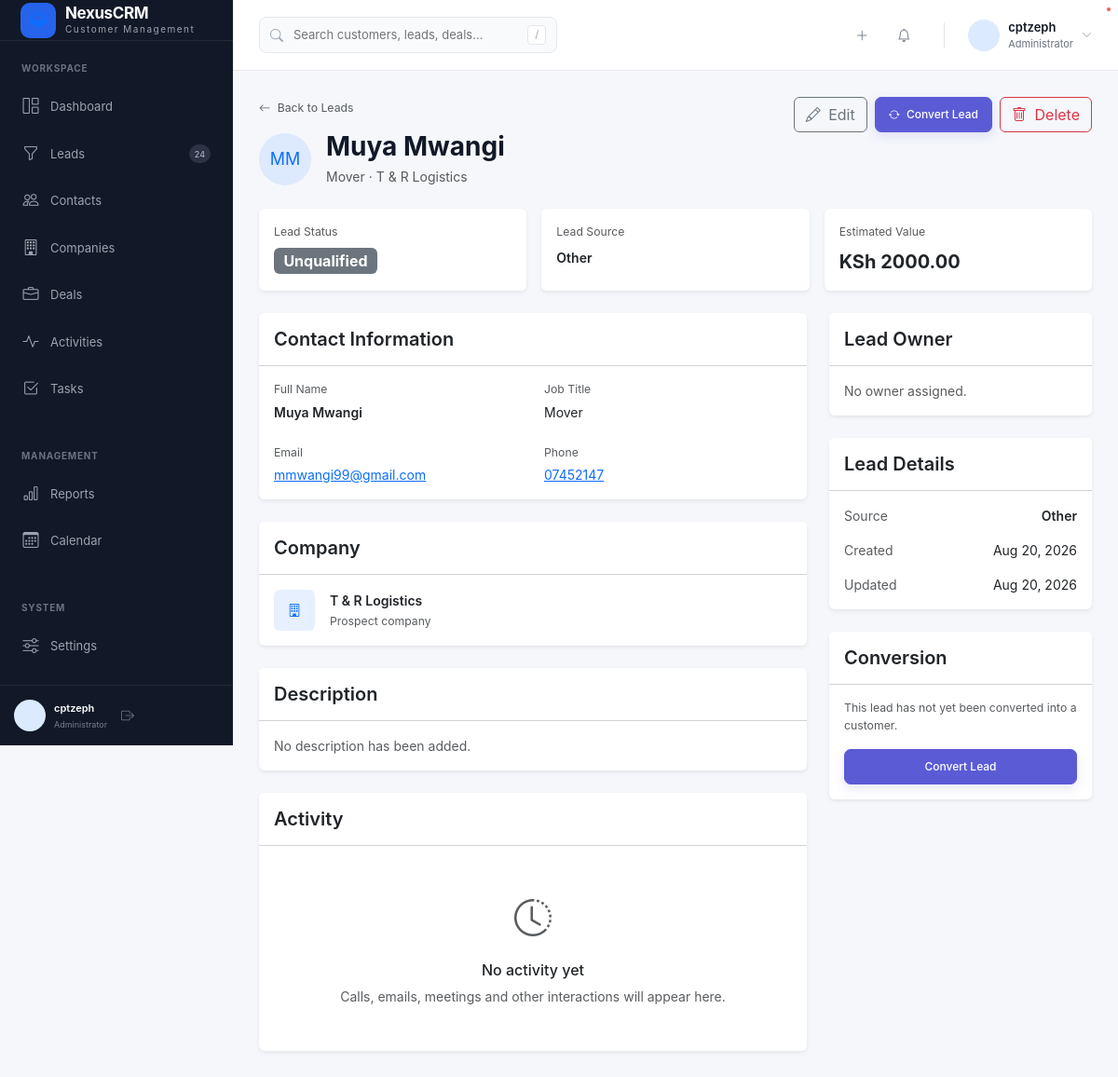
The app's page /leads/11/ (signed in), older data.
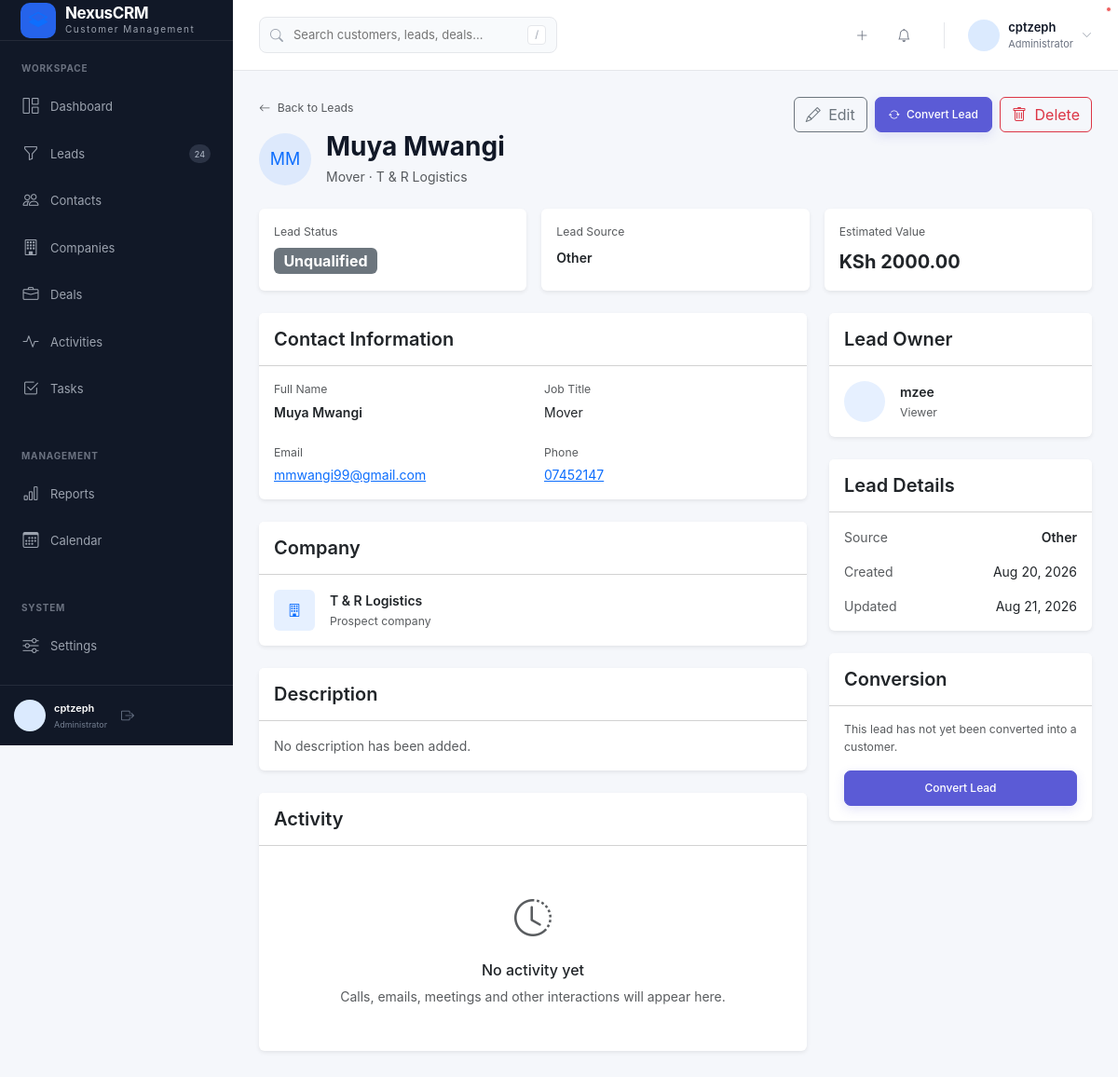
The same page, newer data.
### crmApp/models.py (models this page shows, shortened)
class Lead(models.Model):
    STATUS_NEW = "new"
    STATUS_CONTACTED = "contacted"
    STATUS_QUALIFIED = "qualified"
    STATUS_UNQUALIFIED = "unqualified"
    STATUS_CONVERTED = "converted"
    STATUS_CHOICES = [
        (STATUS_NEW, "New"),
        (STATUS_CONTACTED, "Contacted"),
        (STATUS_QUALIFIED, "Qualified"),
        (STATUS_UNQUALIFIED, "Unqualified"),
        (STATUS_CONVERTED, "Converted"),
    ]
    SOURCE_WEBSITE = "website"
    SOURCE_REFERRAL = "referral"
    SOURCE_SOCIAL = "social"
    SOURCE_EMAIL = "email"
    SOURCE_CALL = "call"
    SOURCE_ADVERTISEMENT = "advertisement"
    SOURCE_OTHER = "other"
    SOURCE_CHOICES = [
        (SOURCE_WEBSITE, "Website"),
        (SOURCE_REFERRAL, "Referral"),
        (SOURCE_SOCIAL, "Social Media"),
        (SOURCE_EMAIL, "Email"),
        (SOURCE_CALL, "Phone Call"),
        (SOURCE_ADVERTISEMENT, "Advertisement"),
        (SOURCE_OTHER, "Other"),
    ]
    first_name = models.CharField(
        max_length=100
    )
    last_name = models.CharField(
        max_length=100,
        blank=True
    )
    company_name = models.CharField(
        max_length=200,
        blank=True
    )
    email = models.EmailField(
        blank=True
    )
    phone = models.CharField(
        max_length=30,
        blank=True
    )
    job_title = models.CharField(
        max_length=150,
        blank=True
    )
    source = models.CharField(
        max_length=30,
        choices=SOURCE_CHOICES,
        default=SOURCE_OTHER
    )
    status = models.CharField(
        max_length=30,
        choices=STATUS_CHOICES,
        default=STATUS_NEW
    )
    estimated_value = models.DecimalField(
        max_digits=15,
        decimal_places=2,
        default=Decimal("0.00")
    )
    owner = models.ForeignKey(
        User,
        on_delete=models.SET_NULL,
        null=True,
        blank=True,
        related_name="owned_leads"
    )
    description = models.TextField(
        blank=True
    )
    tags = models.ManyToManyField(
        "Tag",
        blank=True,
        related_name="leads"
    )
    converted_company = models.ForeignKey(
        Company,
        on_delete=models.SET_NULL,
        null=True,
        blank=True,
        related_name="converted_leads"
    )
    converted_contact = models.ForeignKey(
        Contact,
        on_delete=models.SET_NULL,
        null=True,
        blank=True,
        related_name="converted_leads"
    )
    created_at = models.DateTimeField(
        auto_now_add=True
    )
    updated_at = models.DateTimeField(
        auto_now=True
    )
    class Meta:
        ordering = ["-created_at"]
        indexes = [
            models.Index(fields=["status"]),
            models.Index(fields=["source"]),
            models.Index(fields=["email"]),
            models.Index(fields=["owner"]),
        ]

class Profile(models.Model):
    ROLE_ADMIN = "admin"
    ROLE_MANAGER = "manager"
    ROLE_SALES = "sales"
    ROLE_SUPPORT = "support"
    ROLE_VIEWER = "viewer"
    ROLE_CHOICES = [
        (ROLE_ADMIN, "Administrator"),
        (ROLE_MANAGER, "Manager"),
        (ROLE_SALES, "Sales Representative"),
        (ROLE_SUPPORT, "Support"),
        (ROLE_VIEWER, "Viewer"),
    ]
    user = models.OneToOneField(
        User,
        on_delete=models.CASCADE,
        related_name="profile"
    )
    role = models.CharField(
        max_length=30,
        choices=ROLE_CHOICES,
        default=ROLE_VIEWER
    )
    phone = models.CharField(
        max_length=30,
        blank=True
    )
    job_title = models.CharField(
        max_length=100,
        blank=True
    )
    avatar = models.ImageField(
        upload_to="avatars/",
        blank=True,
        null=True
    )
    created_at = models.DateTimeField(
        auto_now_add=True
    )
    updated_at = models.DateTimeField(
        auto_now=True
    )
    @property
    def role_display(self):
        return self.get_role_display()

### crmApp/views.py (the view)
# urls.py: path("leads/<int:pk>/", views.lead_detail, name="lead_detail"),
@login_required
def lead_detail(request, pk):
    lead = get_object_or_404(
        Lead.objects.select_related("owner", "converted_company", "converted_contact"),
        pk=pk
    )
    lead.user_can_edit = can_edit(request.user, lead)
    lead.user_can_convert = can_edit(request.user, lead)
    lead.user_can_delete = can_delete(request.user, lead)
    context = {
        "lead": lead,
    }
    return render(
        request,
        "crmApp/leads/detail.html",
        context
    )

### crmApp/context_processors.py (called while the page is built, shortened)
def crm_permissions(request):
    user = request.user
    role = get_user_role(user)
    return {
        "crm_role": role,
        "can_create_records": can_create(user),
        "can_edit_all_records": role in {
            ROLE_ADMIN,
            ROLE_MANAGER,
            ROLE_SUPPORT,
        },
        "can_delete_records": role in {
            ROLE_ADMIN,
            ROLE_MANAGER,
        },
    }

### crmApp/permissions.py (called while the page is built)
def get_user_role(user):
    if not user or not user.is_authenticated:
        return None
    if user.is_superuser:
        return ROLE_ADMIN
    profile = getattr(user, "profile", None)
    if not profile:
        return ROLE_VIEWER
    return profile.role

def can_create(user):
    role = get_user_role(user)
    return role in {
        ROLE_ADMIN,
        ROLE_MANAGER,
        ROLE_SALES,
    }

def can_edit(user, obj):
    role = get_user_role(user)
    if role in {
        ROLE_ADMIN,
        ROLE_MANAGER,
    }:
        return True
    if role == ROLE_SALES:
        return obj.owner_id == user.id
    return False

def can_delete(user, obj):
    role = get_user_role(user)
    return role in {
        ROLE_ADMIN,
        ROLE_MANAGER,
    }

### templates/crmApp/leads/detail.html (shortened to what the changed rows need)
{% extends "crmApp/base.html" %}
{% block content %}
<div class="container-fluid px-0">
    <div class="d-flex justify-content-between align-items-start mb-4">
        <div>
            <div class="d-flex align-items-center mt-3">
                <div
                    class="rounded-circle bg-primary bg-opacity-10
                           text-primary d-flex align-items-center
                           justify-content-center me-3"
                    style="width:56px;height:56px;font-size:18px;"
                >
                    {{ lead.first_name|first|upper }}{{ lead.last_name|first|upper }}
                </div>
                <div>
                    <h1 class="h3 fw-bold mb-1">
                        {{ lead.first_name }}
                        {{ lead.last_name }}
                    </h1>
                    <p class="text-muted mb-0">
                        {% if lead.job_title %}
                            {{ lead.job_title }}
                        {% endif %}
                        {% if lead.job_title and lead.company_name %}
                            ·
                        {% endif %}
                        {% if lead.company_name %}
                            {{ lead.company_name }}
                        {% endif %}
                    </p>
                </div>
            </div>
        </div>
    </div>
    <div class="row g-3 mb-4">
        <div class="col-md-4">
            <div class="card border-0 shadow-sm h-100">
                <div class="card-body">
                    <small class="text-muted d-block mb-2">
                        Lead Source
                    </small>
                    <div class="fw-semibold">
                        {{ lead.get_source_display }}
                    </div>
                </div>
            </div>
        </div>
        <div class="col-md-4">
            <div class="card border-0 shadow-sm h-100">
                <div class="card-body">
                    <small class="text-muted d-block mb-2">
                        Estimated Value
                    </small>
                    <div class="fw-bold fs-5">
                        KSh {{ lead.estimated_value|floatformat:2 }}
                    </div>
                </div>
            </div>
        </div>
    </div>
    <div class="row g-4">
        <div class="col-lg-8">
            <div class="card border-0 shadow-sm mb-4">
                <div class="card-body">
                    <div class="row g-4">
                        <div class="col-md-6">
                            <small class="text-muted d-block mb-1">
                                Full Name
                            </small>
                            <div class="fw-semibold">
                                {{ lead.first_name }}
                                {{ lead.last_name }}
                            </div>
                        </div>
                        <div class="col-md-6">
                            <small class="text-muted d-block mb-1">
                                Job Title
                            </small>
                            <div>
                                {% if lead.job_title %}
                                    {{ lead.job_title }}
                                {% else %}
                                    <span class="text-muted">Not provided</span>
                                {% endif %}
                            </div>
                        </div>
                        <div class="col-md-6">
                            <small class="text-muted d-block mb-1">
                                Email
                            </small>
                            {% if lead.email %}
                                <a href="mailto:{{ lead.email }}">
                                    {{ lead.email }}
                                </a>
                            {% else %}
                                <span class="text-muted">
                                    Not provided
                                </span>
                            {% endif %}
                        </div>
                        <div class="col-md-6">
                            <small class="text-muted d-block mb-1">
                                Phone
                            </small>
                            {% if lead.phone %}
                                <a href="tel:{{ lead.phone }}">
                                    {{ lead.phone }}
                                </a>
                            {% else %}
                                <span class="text-muted">
                                    Not provided
                                </span>
                            {% endif %}
                        </div>
                    </div>
                </div>
            </div>
            <div class="card border-0 shadow-sm mb-4">
                <div class="card-body">
                    {% if lead.company_name %}
                        <div class="d-flex align-items-center">
                            <div
                                class="rounded bg-primary bg-opacity-10
                                       text-primary d-flex align-items-center
                                       justify-content-center me-3"
                                style="width:44px;height:44px;"
                            >
                                <i class="bi bi-building"></i>
                            </div>
                            <div>
                                <div class="fw-semibold">
                                    {{ lead.company_name }}
                                </div>
                                <small class="text-muted">
                                    Prospect company
                                </small>
                            </div>
                        </div>
                    {% else %}
                        <span class="text-muted">
                            No company information provided.
                        </span>
                    {% endif %}
                </div>
            </div>
        </div>
        <div class="col-lg-4">
            <div class="card border-0 shadow-sm mb-4">
                <div class="card-body">
                    {% if lead.owner %}
                        <div class="d-flex align-items-center">
                            <div
                                class="rounded-circle bg-primary
                                       bg-opacity-10 text-primary
                                       d-flex align-items-center
                                       justify-content-center me-3"
                                style="width:44px;height:44px;"
                            >
                            </div>
                            <div>
                                <div class="fw-semibold">
                                    {{ lead.owner.get_full_name|default:lead.owner.username }}
                                </div>
                                {% if lead.owner.profile %}
                                    <small class="text-muted">
                                        {{ lead.owner.profile.role_display }}
                                    </small>
                                {% endif %}
                            </div>
                        </div>
                    {% else %}
                        <div class="text-muted">
                            No owner assigned.
                        </div>
                    {% endif %}
                </div>
            </div>
            <div class="card border-0 shadow-sm mb-4">
                <div class="card-body">
                    <div class="d-flex justify-content-between mb-3">
                        <span class="text-muted">
                            Source
                        </span>
                        <span class="fw-semibold">
                            {{ lead.get_source_display }}
                        </span>
                    </div>
                    <div class="d-flex justify-content-between mb-3">
                        <span class="text-muted">
                            Created
                        </span>
                        <span>
                            {{ lead.created_at|date:"M d, Y" }}
                        </span>
                    </div>
                    <div class="d-flex justify-content-between">
                        <span class="text-muted">
                            Updated
                        </span>
                        <span>
                            {{ lead.updated_at|date:"M d, Y" }}
                        </span>
                    </div>
                </div>
            </div>
        </div>
    </div>
</div>
{% endblock %}

Row changes from the older to the newer data that the page shows:
changed Lead "Muya": owner_id empty → 2 (drawn); owner.get_full_name (not shown) → "mzee"; owner.profile.role_display (not shown) → "Viewer"; updated_at "Aug 20, 2026" → "Aug 21, 2026"
Text that changed along with them:
text no longer shown: "No owner assigned."
